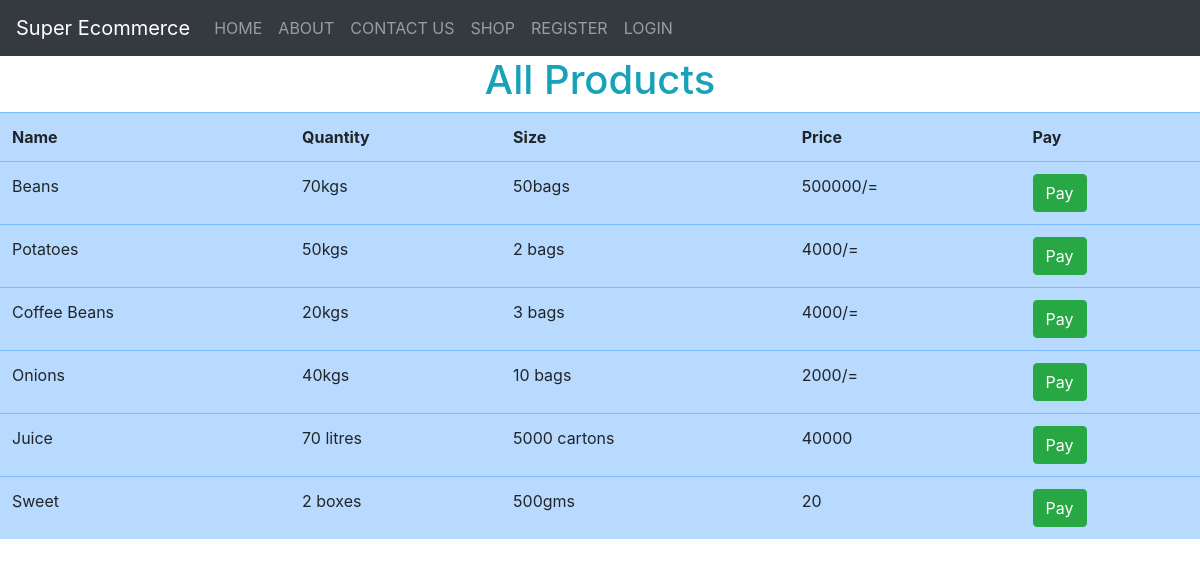
Page /shop/ on the earlier database version.
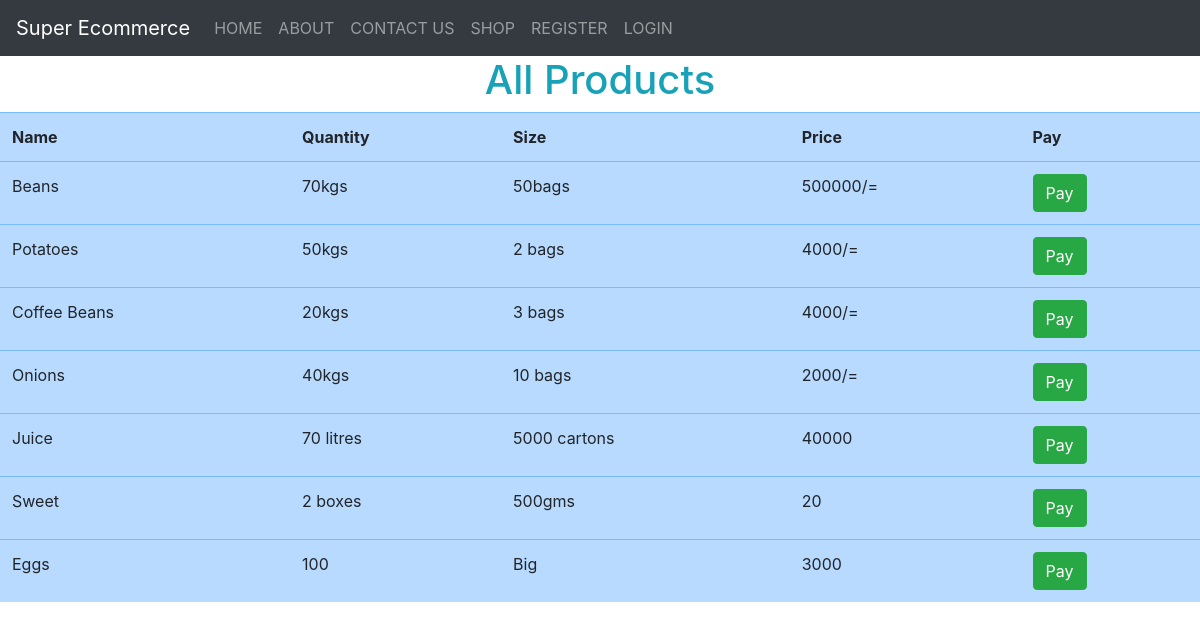
Same page on the later database version.
### superecommercedjangoproject/models.py (models this page shows)
class Product(models.Model):
    name = models.CharField(max_length=50, blank=False, null=False)
    quantity = models.CharField(max_length=20, blank=False, null=False)
    size = models.CharField(max_length=10, blank=False, null=False)
    price = models.CharField(max_length=35, blank=False, null=False)

### superecommercedjangoproject/views.py (the view)
# urls.py: path('shop/', user_views.shop, name='shop'),
def shop(request):
    products = Product.objects.all()
    context = {"products": products}
    return render(request, 'shop.html', context)

### templates/shop.html (shortened to what this page needs)
{% extends 'master.html' %}
{% load static %}
{% block content %}
<div>
<h1 class="text-info text-center">All Products</h1>
<table class="table table-primary table-hover">
   <tr>
       <th>Name</th>
       <th>Quantity</th>
       <th>Size</th>
       <th>Price</th>
       <th>Pay</th>
   </tr>
    {% for product in products %}
    <tr>
        <td>{{ product.name }}</td>
        <td>{{ product.quantity }}</td>
        <td>{{ product.size }}</td>
        <td>{{ product.price }}</td>
        <td><a class="btn btn-success" href="/pay/{{ product.id }}">Pay</a></td>
    </tr>
    {% endfor %}
</table>
</div>
{% endblock %}

Differences in the rows shown:
added Product: name "Eggs", quantity "100", size "Big", price "3000"
